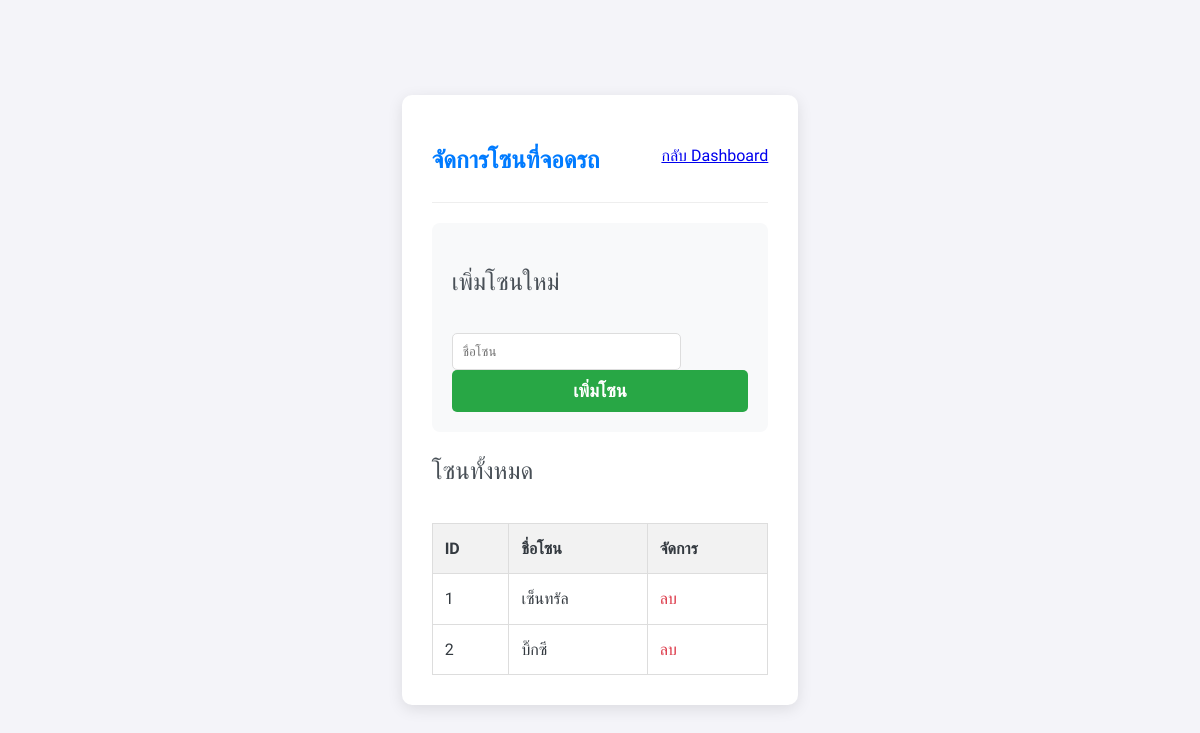
The page /manage_zones.php (signed in) on the database its author committed.
### tables this page shows
CREATE TABLE `zones` (
  `id` int(11) NOT NULL,
  `name` varchar(255) NOT NULL
);

### manage_zones.php (the view, shortened to what this page needs)
<?php
require_once 'config.php';
$zones = [];
$result = $conn->query("SELECT * FROM zones ORDER BY id");
if ($result) { while($row = $result->fetch_assoc()) { $zones[] = $row; } }
?>
<!DOCTYPE html>
<html lang="th">
<head>
    <link rel="stylesheet" href="style.css">
</head>
<body>
    <div class="admin-container">
        <div class="admin-header">
            <h1>จัดการโซนที่จอดรถ</h1>
            <a href="admin_dashboard.php">กลับ Dashboard</a>
        </div>
        <div class="add-form">
            <h2>เพิ่มโซนใหม่</h2>
            <form action="zone_process.php" method="POST">
                <input type="text" name="zone_name" placeholder="ชื่อโซน" required>
                <button type="submit" name="add_zone">เพิ่มโซน</button>
            </form>
        </div>
        <h2>โซนทั้งหมด</h2>
        <table class="zone-table">
            <thead>
                <tr>
                    <th>ID</th>
                    <th>ชื่อโซน</th>
                    <th>จัดการ</th>
                </tr>
            </thead>
            <tbody>
                <?php foreach ($zones as $zone): ?>
                <tr>
                    <td><?php echo $zone['id']; ?></td>
                    <td><?php echo htmlspecialchars($zone['name']); ?></td>
                    <td class="action-links">
                        <a href="zone_process.php?delete_zone=<?php echo $zone['id']; ?>" class="delete" onclick="return confirm('คุณแน่ใจหรือไม่ว่าต้องการลบโซนนี้?');">ลบ</a>
                    </td>
                </tr>
                <?php endforeach; ?>
            </tbody>
        </table>
    </div>
</body>
</html>

### style.css (style rules this page uses)
:root { --primary-color: #007bff; --secondary-color: #6c757d; --background-light: #f4f4f9; --card-background: #ffffff; --border-color: #e9ecef; --success-color: #28a745; --error-color: #dc3545; --occupied-color: #dc3545; --available-color: #28a745; --shadow-sm: 0 0.125rem 0.25rem rgba(0, 0, 0, 0.075); --shadow-md: 0 0.5rem 1rem rgba(0, 0, 0, 0.1); }
body { font-family: 'Kanit', sans-serif; background-color: var(--background-light); color: #343a40; line-height: 1.6; margin: 0; padding: 0; display: flex; justify-content: center; align-items: center; min-height: 100vh; }
h1 { font-size: 2.5rem; color: var(--primary-color); margin-bottom: 0.5rem; font-weight: 700; }
h2 { font-size: 1.5rem; color: #495057; margin-bottom: 2rem; font-weight: 500; }
button, .btn { width: 100%; padding: 15px; border: none; border-radius: 30px; background-color: var(--primary-color); color: white; font-family: 'Kanit', sans-serif; font-size: 1.125rem; font-weight: 600; cursor: pointer; transition: background-color 0.3s ease, transform 0.2s ease; }

### manage_zones.php (style rules this page uses)
.admin-container { max-width: 800px; margin: 40px auto; background: #fff; padding: 30px; border-radius: 10px; box-shadow: 0 4px 15px rgba(0,0,0,0.1); }
.admin-header { display: flex; justify-content: space-between; align-items: center; border-bottom: 1px solid #eee; padding-bottom: 15px; margin-bottom: 20px; }
.admin-header h1 { color: #007bff; font-size: 24px; }
.add-form { margin-bottom: 20px; padding: 20px; background-color: #f8f9fa; border-radius: 8px; }
.add-form input[type="text"] { width: 70%; padding: 10px; border-radius: 5px; border: 1px solid #ddd; }
.add-form button { padding: 10px 20px; background-color: #28a745; color: white; border: none; border-radius: 5px; cursor: pointer; }
.zone-table { width: 100%; border-collapse: collapse; }
.zone-table th, .zone-table td { padding: 12px; border: 1px solid #ddd; text-align: left; }
.zone-table th { background-color: #f2f2f2; }
.action-links a { color: #007bff; text-decoration: none; margin-right: 10px; }
.action-links a.delete { color: #dc3545; }

### rows shown on the page
zones: id "1", name "เซ็นทรัล"
zones: id "2", name "บิ๊กซี"
